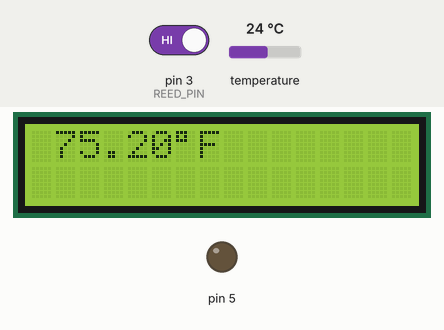
This sketch was run on a simulated Arduino Uno, built with avr-gcc and run on an emulated ATmega328P. Parts: 16×2 character LCD, output pins drawn as LEDs (lit = HIGH). The inputs (shaded band) are chosen by the test bench; at power-on: temperature 24 °C, pin 3 (REED_PIN) HIGH.

Above: at 1.2 s.
1.3 s: temperature set to 12 °C
At 5.1 s:
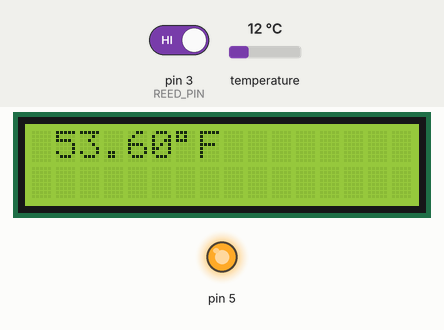
11.2 s: temperature set to 19 °C
At 13.3 s:
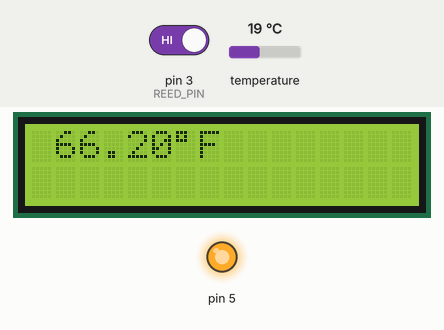
16.1 s: pin 3 (REED_PIN) driven LOW
At 19.0 s:
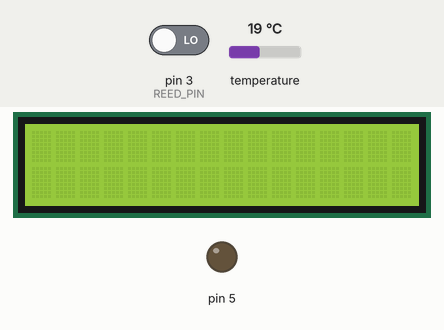
26.0 s: pin 3 (REED_PIN) driven HIGH
At 30.1 s:
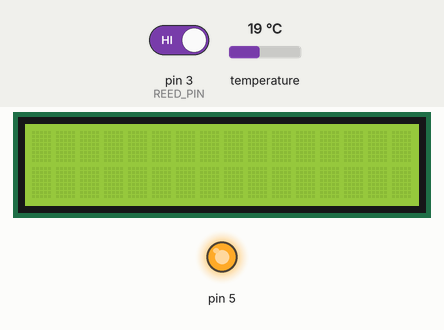
35.9 s: temperature set to 28 °C
At 39.6 s:
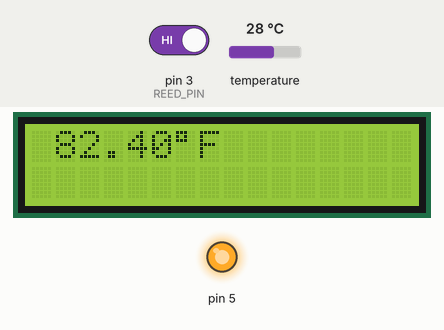
Timing chart, 0 to 41.1 s (numbered marks = the images above; inputs shaded):
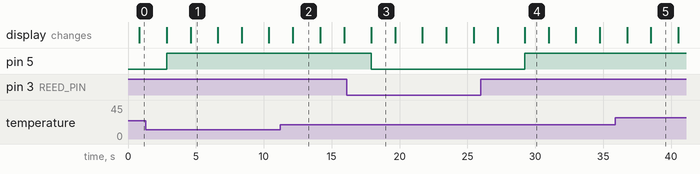

Measured:
- after the input at 1.3 s, the display: first differs from a run without the input after 3.3 s (image 1)
- after the input at 11.2 s, the display: changes after 0.95 s (image 2)
- after the input at 16.1 s, pin 5: HIGH → LOW after 1.8 s
- after the input at 26.0 s, pin 5: LOW → HIGH after 3.2 s
- after the input at 35.9 s, the display: first differs from a run without the input after 2.6 s (image 5)
- what the display in image 1 shows lasts 2.0 s, from 4.6 s to 6.6 s
- what the display in image 3 shows lasts 1.8 s, from 17.9 s to 19.7 s

The sketch:

magTempLCD.ino
```cpp
// Include required libraries for components
#include <OneWire.h>
#include <DallasTemperature.h>
#include <LiquidCrystal.h>

// Data wire for temp sensor to digital pin
#define ONE_WIRE_BUS 2

// Reed Switch pin
#define REED_PIN 3

// LCD Screen pin connections
#define RS 4
#define E 6
#define D4 10
#define D5 11
#define D6 12
#define D7 13

// Setup a oneWire instance to communicate with any OneWire devices
OneWire oneWire(ONE_WIRE_BUS);

// Pass our oneWire reference to Dallas Temperature sensor
DallasTemperature sensors(&oneWire);

// initialize the library with the numbers of the interface pins
LiquidCrystal lcd(RS, E, D4, D5, D6, D7);

float temp = 0;
float tempF = 0;

void setup() {
  // Start the serial communication
  Serial.begin(115200);

  // Start the LCD
  lcd.begin(16, 2);

  // Start the DS18B20 sensor
  sensors.begin();

  // Enable internal pull-up for the reed switch
  pinMode(REED_PIN, INPUT_PULLUP);
  pinMode(5, OUTPUT);
}

void loop() {
  // Wait for the temperature to be ready
  sensors.requestTemperatures();
  // Read the temperature in Celsius and Fahrenheit
  float celsius = sensors.getTempCByIndex(0);
  float farenheit = (celsius * 1.8) + 32.0;

  // output data to the LCD
  lcd.setCursor(1,0);  // set the cursor to column 15, line 0
  lcd.print(farenheit);
  lcd.print((char)223);
  lcd.print("F");
  delay(2000);
  lcd.clear();

  // Read the state of the switch
	int proximity = digitalRead(REED_PIN);


	if (proximity == LOW) { // If the pin reads low, the switch is closed.
		digitalWrite(5, LOW); // LED off when door closed
	}
	else {
		digitalWrite(5, HIGH); // LED on when door open
	}

  delay(1000);
}
```
